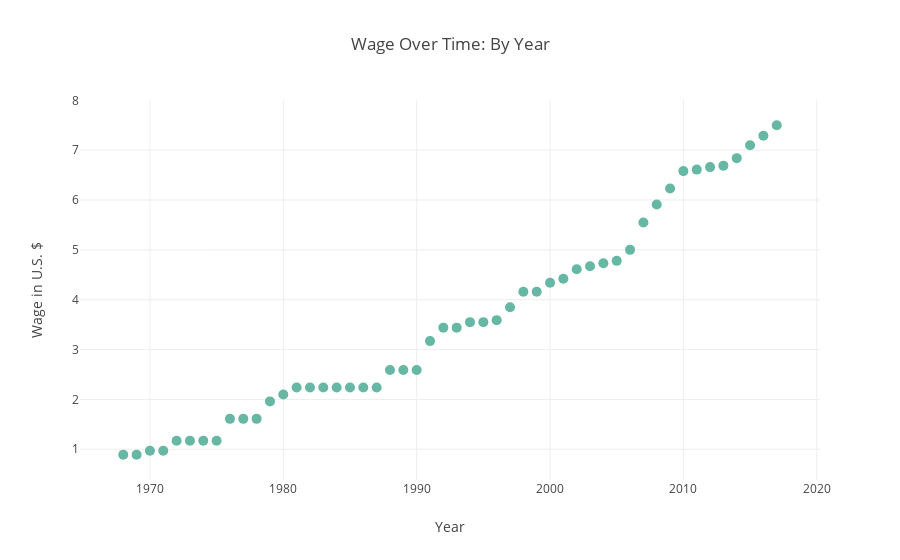

The cell this chart's notebook holds for it:
### Markdown cell above
<br><font style = 'font-family:calibri'><font size = 4>The graph below displays the mean wage over time, rounded to the closest penny. We can see that wage has increased over time from .89 cents in 1968 to $7.50 in 2017, which is .25 cents higher than the <a href='https://www.dol.gov/whd/minimumwage.htm'> current Federal Minimum Wage</a>. It is likely that this discrepency is due to the high minimum wage in states like Washington, even though some states do not report their own minimum wage.

The year 1991 sees a jump in mean wage from the steady increase over time. This is likely due to the high increase of the minimum wage in Washington, Oregon, and Alaska that happened that same year (see graph <i>Wage Over Time: by State and Year</i>).

<br>
Though the Federal Minimum Wage has not increased since 2009, we can see that the mean wage in the U.S. has continued to increase. This is likely in relation to states adapting their own minimum wage that is higher than the federal mandated one. In the graph <i>Wage Over Time: by State and Year</i>, we can see that most of the states are clusterd closer together in the earlier years between 1968-1975 and 1980-1990 and as wages begin to vary and increase, so does the mean wage in the U.S.

### Code cell
layout = go.Layout(
    title= 'Wage Over Time: By Year',
    yaxis = dict(
        title = 'Wage in U.S. $',
    ),
    xaxis = dict(
        title = 'Year'
    )
)
tracemedian = go.Scatter(
    x = mean_yearly_wage['Year'],
    y = round(mean_yearly_wage['High_Value'],2),
    mode = 'markers',
    text = mean_yearly_wage['Year'],
    marker = dict(
        size = 10,
        color = '#66B7A3',
        ),
    name = 'Wage Over Time',
    line = dict(
        shape = 'spline'
    )
)

fig = go.Figure (data = [tracemedian], layout = layout)
py.offline.iplot(fig)

### Figure 1 — Plotly figure (JSON) as saved in the notebook; plotly's stock layout.template omitted (floating-point values rounded to 4 significant figures)
{"data": [{"line": {"shape": "spline"}, "marker": {"color": "#66B7A3", "size": 10}, "mode": "markers", "name": "Wage Over Time", "text": [1968, 1969, 1970, 1971, 1972, 1973, 1974, 1975, 1976, 1977, 1978, 1979, 1980, 1981, 1982, 1983, 1984, 1985, 1986, 1987, 1988, 1989, 1990, 1991, 1992, 1993, 1994, 1995, 1996, 1997, 1998, 1999, 2000, 2001, 2002, 2003, 2004, 2005, 2006, 2007, 2008, 2009, 2010, 2011, 2012, 2013, 2014, 2015, 2016, 2017], "type": "scatter", "uid": "29c9fec9-e77e-49b3-abd6-17b5663bab53", "x": [1968, 1969, 1970, 1971, 1972, 1973, 1974, 1975, 1976, 1977, 1978, 1979, 1980, 1981, 1982, 1983, 1984, 1985, 1986, 1987, 1988, 1989, 1990, 1991, 1992, 1993, 1994, 1995, 1996, 1997, 1998, 1999, 2000, 2001, 2002, 2003, 2004, 2005, 2006, 2007, 2008, 2009, 2010, 2011, 2012, 2013, 2014, 2015, 2016, 2017], "y": [0.89, 0.89, 0.97, 0.97, 1.17, 1.17, 1.17, 1.17, 1.61, 1.61, 1.61, 1.96, 2.1, 2.24, 2.24, 2.24, 2.24, 2.24, 2.24, 2.24, 2.59, 2.59, 2.59, 3.17, 3.44, 3.44, 3.55, 3.55, 3.59, 3.85, 4.16, 4.16, 4.34, 4.42, 4.61, 4.67, 4.73, 4.78, 5, 5.55, 5.91, 6.23, 6.58, 6.61, 6.66, 6.69, 6.84, 7.1, 7.29, 7.5]}], "layout": {"title": {"text": "Wage Over Time: By Year"}, "xaxis": {"title": {"text": "Year"}}, "yaxis": {"title": {"text": "Wage in U.S. $"}}}}
